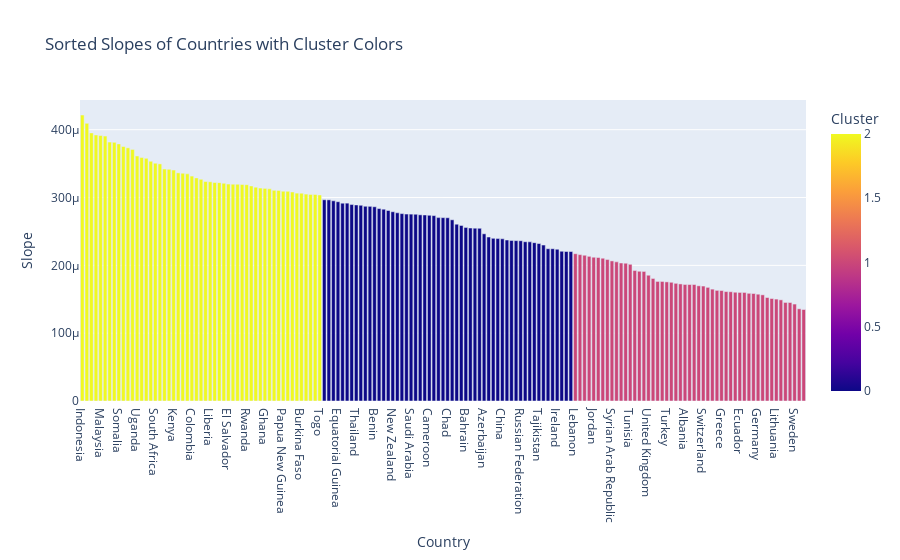
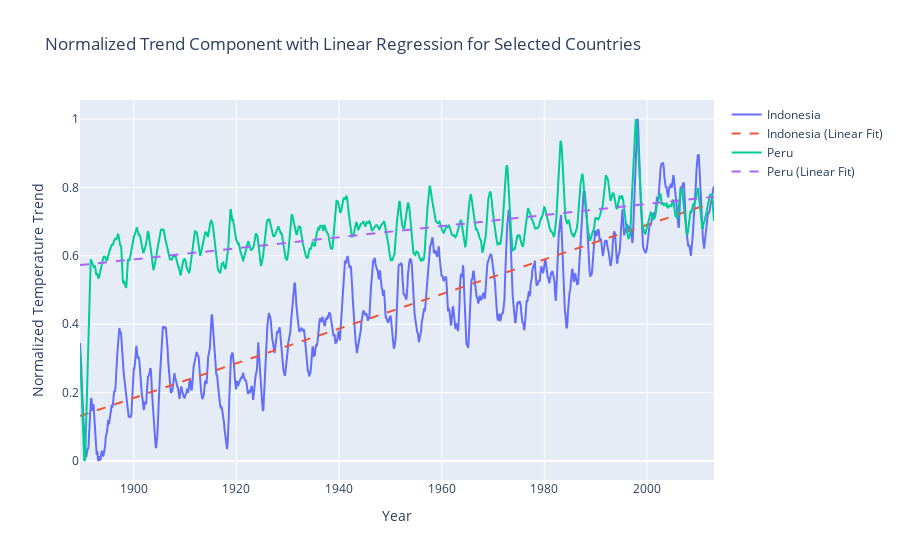

Here is the notebook cell these charts were saved with, in order:
### Code cell
trend_graph = go.Figure()
selected_countries = ['Indonesia', 'Peru']
for country in selected_countries:
    x_data = range(len(all_normalized_trends))
    y_data = all_normalized_trends[country].dropna()

    slope, intercept = np.polyfit(x_data, y_data, 1)
    reg_line = slope * np.array(x_data) + intercept

    trend_graph.add_trace(
        go.Scatter(x=all_normalized_trends.index, y=y_data, mode='lines', name=country)
    )
    trend_graph.add_trace(
        go.Scatter(x=all_normalized_trends.index, y=reg_line, mode='lines',
                   name=f"{country} (Linear Fit)", line=dict(dash='dash'))
    )

trend_graph.update_layout(title="Normalized Trend Component with Linear Regression for Selected Countries",
                          xaxis=dict(title='Year'), yaxis=dict(title='Normalized Temperature Trend'))

# Graph 2: Growth Rates for Each Country by Cluster

fig_slopes_colored = px.bar(
    slopes_df,
    x='Country',
    y='Slope',
    color='Cluster',
    title='Sorted Slopes of Countries with Cluster Colors'
)

fig_slopes_colored.show()

fig = px.choropleth(
    slopes_df,
    locations="Country_ISO",
    color="Cluster",
    hover_name="Country",
    color_continuous_scale=px.colors.sequential.Viridis,
    title="Clusters by Country"
)

fig.show()

trend_graph.show()

### Figure 1 — Plotly figure (JSON) as saved in the notebook; plotly's stock layout.template omitted (floating-point values rounded to 4 significant figures; data arrays with more than 128 entries replaced by an {"elided": "..."} marker saying what was removed)
{"data": [{"alignmentgroup": "True", "hovertemplate": "Country=%{x}<br>Slope=%{y}<br>Cluster=%{marker.color}<extra></extra>", "legendgroup": "", "marker": {"color": {"elided": "159 int values"}, "coloraxis": "coloraxis", "pattern": {"shape": ""}}, "name": "", "offsetgroup": "", "orientation": "v", "showlegend": false, "textposition": "auto", "type": "bar", "x": {"elided": "159 str values"}, "xaxis": "x", "y": {"elided": "159 float values"}, "yaxis": "y"}], "layout": {"barmode": "relative", "coloraxis": {"colorbar": {"title": {"text": "Cluster"}}, "colorscale": [[0, "#0d0887"], [0.1111, "#46039f"], [0.2222, "#7201a8"], [0.3333, "#9c179e"], [0.4444, "#bd3786"], [0.5556, "#d8576b"], [0.6667, "#ed7953"], [0.7778, "#fb9f3a"], [0.8889, "#fdca26"], [1, "#f0f921"]]}, "legend": {"tracegroupgap": 0}, "title": {"text": "Sorted Slopes of Countries with Cluster Colors"}, "xaxis": {"anchor": "y", "domain": [0, 1], "title": {"text": "Country"}}, "yaxis": {"anchor": "x", "domain": [0, 1], "title": {"text": "Slope"}}}}

### Figure 2 — Plotly figure (JSON) as saved in the notebook; plotly's stock layout.template omitted (floating-point values rounded to 4 significant figures; data arrays with more than 128 entries replaced by an {"elided": "..."} marker saying what was removed)
{"data": [{"mode": "lines", "name": "Indonesia", "type": "scatter", "x": {"elided": "1483 str values"}, "y": {"elided": "1483 float values"}}, {"line": {"dash": "dash"}, "mode": "lines", "name": "Indonesia (Linear Fit)", "type": "scatter", "x": {"elided": "1483 str values"}, "y": {"elided": "1483 float values"}}, {"mode": "lines", "name": "Peru", "type": "scatter", "x": {"elided": "1483 str values"}, "y": {"elided": "1483 float values"}}, {"line": {"dash": "dash"}, "mode": "lines", "name": "Peru (Linear Fit)", "type": "scatter", "x": {"elided": "1483 str values"}, "y": {"elided": "1483 float values"}}], "layout": {"title": {"text": "Normalized Trend Component with Linear Regression for Selected Countries"}, "xaxis": {"title": {"text": "Year"}}, "yaxis": {"title": {"text": "Normalized Temperature Trend"}}}}
